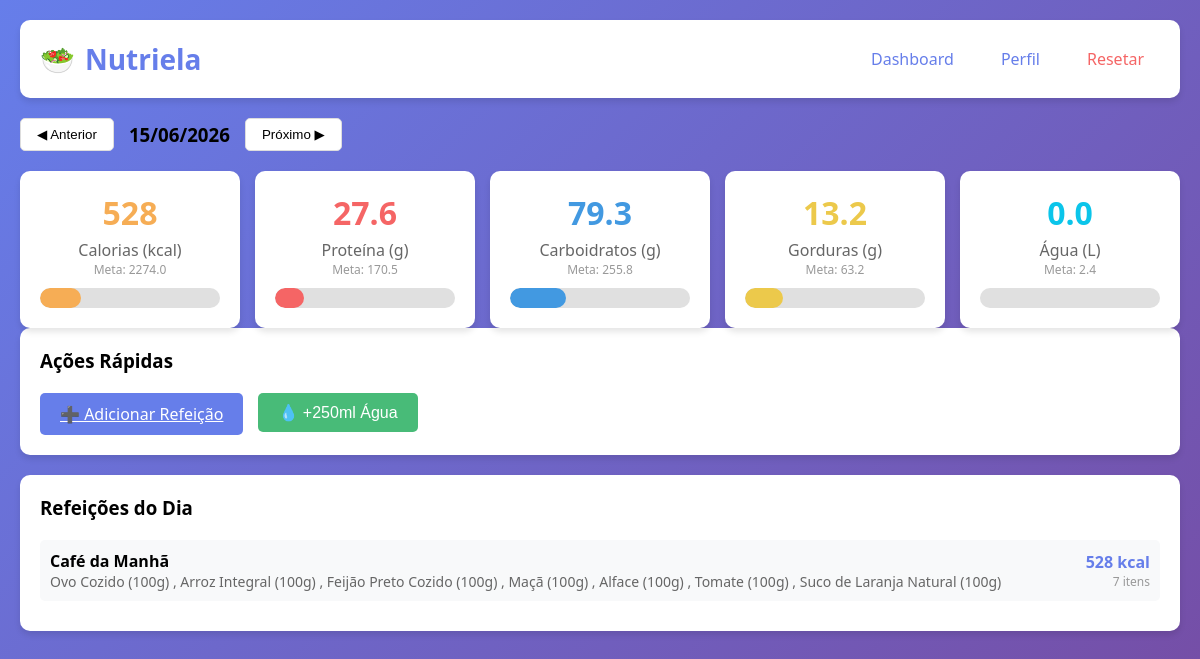
/dashboard, run on the app's committed database.
### app.py (models this page shows)
class Meal(db.Model):
    id = db.Column(db.Integer, primary_key=True)
    user_id = db.Column(db.Integer, db.ForeignKey('user.id'), nullable=False)
    type = db.Column(db.String(20), nullable=False)
    date = db.Column(db.Date, nullable=False)
    items = db.Column(db.Text, nullable=False)  # JSON string
    user = db.relationship('User', backref=db.backref('meals', lazy=True))

### app.py (the view)
@app.route('/dashboard')
def dashboard():
    user = User.query.first()
    if not user:
        return redirect(url_for('register'))
    selected_date = request.args.get('date', date.today().isoformat())
    selected_date = datetime.strptime(selected_date, '%Y-%m-%d').date()
    meals = Meal.query.filter_by(user_id=user.id, date=selected_date).all()
    water_intakes = WaterIntake.query.filter_by(user_id=user.id, date=selected_date).all()
    total_calories = sum(sum(item['calories'] for item in json.loads(meal.items)) for meal in meals)
    total_protein = sum(sum(item['protein'] for item in json.loads(meal.items)) for meal in meals)
    total_carbs = sum(sum(item['carbs'] for item in json.loads(meal.items)) for meal in meals)
    total_fat = sum(sum(item['fat'] for item in json.loads(meal.items)) for meal in meals)
    total_water = sum(w.amount for w in water_intakes)
    calorie_goal = user.calculate_calorie_goal()
    macro_goals = user.calculate_macro_goals()
    water_goal = user.calculate_water_goal()
    return render_template('dashboard.html',
                         user=user,
                         selected_date=selected_date,
                         meals=meals,
                         total_calories=total_calories,
                         total_protein=total_protein,
                         total_carbs=total_carbs,
                         total_fat=total_fat,
                         total_water=total_water,
                         calorie_goal=calorie_goal,
                         macro_goals=macro_goals,
                         water_goal=water_goal)

### app.py (called while the page is built)
@app.template_filter('from_json')
def from_json_filter(s):
    try:
        return json.loads(s)
    except:
        return []

    def calculate_bmr(self):
        if self.gender == 'male':
            return (10 * self.weight) + (6.25 * self.height) - (5 * self.age) + 5
        else:
            return (10 * self.weight) + (6.25 * self.height) - (5 * self.age) - 161

    def calculate_tdee(self):
        return self.calculate_bmr() * self.activity_level

    def calculate_calorie_goal(self):
        tdee = self.calculate_tdee()
        if self.goal == 'lose_weight':
            return tdee - 500
        elif self.goal == 'gain_muscle':
            return tdee + 300
        else:
            return tdee

    def calculate_macro_goals(self):
        calorie_goal = self.calculate_calorie_goal()
        if self.goal == 'gain_muscle':
            protein = (calorie_goal * 0.30) / 4
            carbs = (calorie_goal * 0.45) / 4
            fat = (calorie_goal * 0.25) / 9
        elif self.goal == 'lose_weight':
            protein = (calorie_goal * 0.40) / 4
            carbs = (calorie_goal * 0.35) / 4
            fat = (calorie_goal * 0.25) / 9
        else:
            protein = (calorie_goal * 0.30) / 4
            carbs = (calorie_goal * 0.40) / 4
            fat = (calorie_goal * 0.30) / 9
        return {'protein': protein, 'carbs': carbs, 'fat': fat}

    def calculate_water_goal(self):
        return self.weight * 35

### templates/dashboard.html (shortened to what this page needs)
{% extends "base.html" %}
{% block content %}
<div class="date-nav">
    <button onclick="changeDate(-1)">◀ Anterior</button>
    <h3>{{ selected_date.strftime('%d/%m/%Y') }}</h3>
    <button onclick="changeDate(1)">Próximo ▶</button>
</div>
<div class="stat-grid">
    <div class="stat-card">
        <div class="stat-value" style="color: #f6ad55;">{{ total_calories|round(0) }}</div>
        <div class="stat-label">Calorias (kcal)</div>
        <div style="font-size: 12px; color: #999;">Meta: {{ calorie_goal|round(0) }}</div>
        <div class="progress-bar" style="margin-top: 10px;">
            <div class="progress-fill" style="width: {{ (total_calories/calorie_goal * 100)|round(0) }}%; background: #f6ad55;"></div>
        </div>
    </div>
    <div class="stat-card">
        <div class="stat-value" style="color: #f56565;">{{ total_protein|round(1) }}</div>
        <div class="stat-label">Proteína (g)</div>
        <div style="font-size: 12px; color: #999;">Meta: {{ macro_goals.protein|round(1) }}</div>
        <div class="progress-bar" style="margin-top: 10px;">
            <div class="progress-fill" style="width: {{ (total_protein/macro_goals.protein * 100)|round(0) }}%; background: #f56565;"></div>
        </div>
    </div>
    <div class="stat-card">
        <div class="stat-value" style="color: #4299e1;">{{ total_carbs|round(1) }}</div>
        <div class="stat-label">Carboidratos (g)</div>
        <div style="font-size: 12px; color: #999;">Meta: {{ macro_goals.carbs|round(1) }}</div>
        <div class="progress-bar" style="margin-top: 10px;">
            <div class="progress-fill" style="width: {{ (total_carbs/macro_goals.carbs * 100)|round(0) }}%; background: #4299e1;"></div>
        </div>
    </div>
    <div class="stat-card">
        <div class="stat-value" style="color: #ecc94b;">{{ total_fat|round(1) }}</div>
        <div class="stat-label">Gorduras (g)</div>
        <div style="font-size: 12px; color: #999;">Meta: {{ macro_goals.fat|round(1) }}</div>
        <div class="progress-bar" style="margin-top: 10px;">
            <div class="progress-fill" style="width: {{ (total_fat/macro_goals.fat * 100)|round(0) }}%; background: #ecc94b;"></div>
        </div>
    </div>
    <div class="stat-card">
        <div class="stat-value" style="color: #0bc5ea;">{{ (total_water/1000)|round(1) }}</div>
        <div class="stat-label">Água (L)</div>
        <div style="font-size: 12px; color: #999;">Meta: {{ (water_goal/1000)|round(1) }}</div>
        <div class="progress-bar" style="margin-top: 10px;">
        </div>
    </div>
</div>
<div class="card">
    <h3 style="margin-bottom: 20px;">Ações Rápidas</h3>
    <div style="display: flex; gap: 15px; flex-wrap: wrap;">
        <a href="{{ url_for('add_meal', date=selected_date.isoformat()) }}" class="btn btn-primary">
            ➕ Adicionar Refeição
        </a>
        <form method="POST" action="{{ url_for('add_water') }}" style="display: inline;">
            <button type="submit" class="btn btn-success">💧 +250ml Água</button>
        </form>
    </div>
</div>
<div class="card">
    <h3 style="margin-bottom: 20px;">Refeições do Dia</h3>
    {% if meals %}
        {% for meal in meals %}
        <div class="meal-item">
            <div>
                <strong>{{ {'breakfast': 'Café da Manhã', 'lunch': 'Almoço', 'dinner': 'Jantar', 'snack': 'Lanche'}[meal.type] }}</strong>
                <div style="font-size: 14px; color: #666;">
                    {% set items = meal.items|from_json %}
                    {% for item in items %}
                        {{ item.food_name }} ({{ item.grams|round(0) }}g)
                        {% if not loop.last %}, {% endif %}
                    {% endfor %}
                </div>
            </div>
            <div style="text-align: right;">
                <div style="font-weight: bold; color: #667eea;">
                    {% set meal_calories = items|sum(attribute='calories') %}
                    {{ meal_calories|round(0) }} kcal
                </div>
                <div style="font-size: 12px; color: #999;">{{ items|length }} itens</div>
            </div>
        </div>
        {% endfor %}
    {% else %}
        <p style="text-align: center; color: #999; padding: 20px;">
            Nenhuma refeição registrada hoje
        </p>
    {% endif %}
</div>
{% endblock %}

### templates/base.html (shortened to what this page needs)
<!DOCTYPE html>
<html lang="pt-BR">
<head>
</head>
<body>
    <div class="container">
        <div class="header">
            <div class="logo">
                <span>🥗</span> Nutriela
            </div>
            <div class="nav">
                <a href="{{ url_for('dashboard') }}">Dashboard</a>
                <a href="{{ url_for('profile') }}">Perfil</a>
                <a href="{{ url_for('reset') }}" style="color: #f56565;">Resetar</a>
            </div>
        </div>
        {% block content %}{% endblock %}
    </div>
</body>
</html>

### templates/base.html (style rules this page uses)
* { margin: 0; padding: 0; box-sizing: border-box; }
body { font-family: 'Segoe UI', Tahoma, Geneva, Verdana, sans-serif; background: linear-gradient(135deg, #667eea 0%, #764ba2 100%); min-height: 100vh; }
.container { max-width: 1200px; margin: 0 auto; padding: 20px; }
.header { background: white; padding: 20px; border-radius: 10px; margin-bottom: 20px; box-shadow: 0 4px 6px rgba(0,0,0,0.1); display: flex; justify-content: space-between; align-items: center; }
.logo { font-size: 28px; font-weight: bold; color: #667eea; display: flex; align-items: center; gap: 10px; }
.nav { display: flex; gap: 15px; }
.nav a { text-decoration: none; color: #667eea; padding: 8px 16px; border-radius: 5px; transition: background 0.3s; }
.card { background: white; padding: 20px; border-radius: 10px; margin-bottom: 20px; box-shadow: 0 4px 6px rgba(0,0,0,0.1); }
.btn { padding: 10px 20px; border: none; border-radius: 5px; cursor: pointer; font-size: 16px; transition: background 0.3s; }
.btn-primary { background: #667eea; color: white; }
.btn-success { background: #48bb78; color: white; }
.progress-bar { width: 100%; height: 20px; background: #e0e0e0; border-radius: 10px; overflow: hidden; }
.progress-fill { height: 100%; border-radius: 10px; transition: width 0.3s; }
.stat-grid { display: grid; grid-template-columns: repeat(auto-fit, minmax(200px, 1fr)); gap: 15px; }
.stat-card { background: white; padding: 20px; border-radius: 10px; text-align: center; box-shadow: 0 4px 6px rgba(0,0,0,0.1); }
.stat-value { font-size: 32px; font-weight: bold; color: #667eea; }
.stat-label { color: #666; margin-top: 5px; }
.meal-item { display: flex; justify-content: space-between; align-items: center; padding: 10px; background: #f8f9fa; border-radius: 5px; margin-bottom: 10px; }
.date-nav { display: flex; align-items: center; gap: 15px; margin-bottom: 20px; }
.date-nav button { padding: 8px 16px; border: 1px solid #ddd; background: white; border-radius: 5px; cursor: pointer; }

### data on the page
Meal: type "Café da Manhã", food_name "Ovo Cozido" "Arroz Integral" "Feijão Preto Cozido" "Maçã" "Alface" "Tomate" "Suco de Laranja Natural", grams "100" "100" "100" "100" "100" "100" "100", meal_calories "528", items "7"

### other printed values
{{ selected_date.strftime('%d/%m/%Y') }} "15/06/2026"
{{ total_calories|round(0) }} "528"
{{ calorie_goal|round(0) }} "2274.0"
{{ total_protein|round(1) }} "27.6"
{{ macro_goals.protein|round(1) }} "170.5"
{{ total_carbs|round(1) }} "79.3"
{{ macro_goals.carbs|round(1) }} "255.8"
{{ total_fat|round(1) }} "13.2"
{{ macro_goals.fat|round(1) }} "63.2"
{{ (total_water/1000)|round(1) }} "0.0"
{{ (water_goal/1000)|round(1) }} "2.4"
